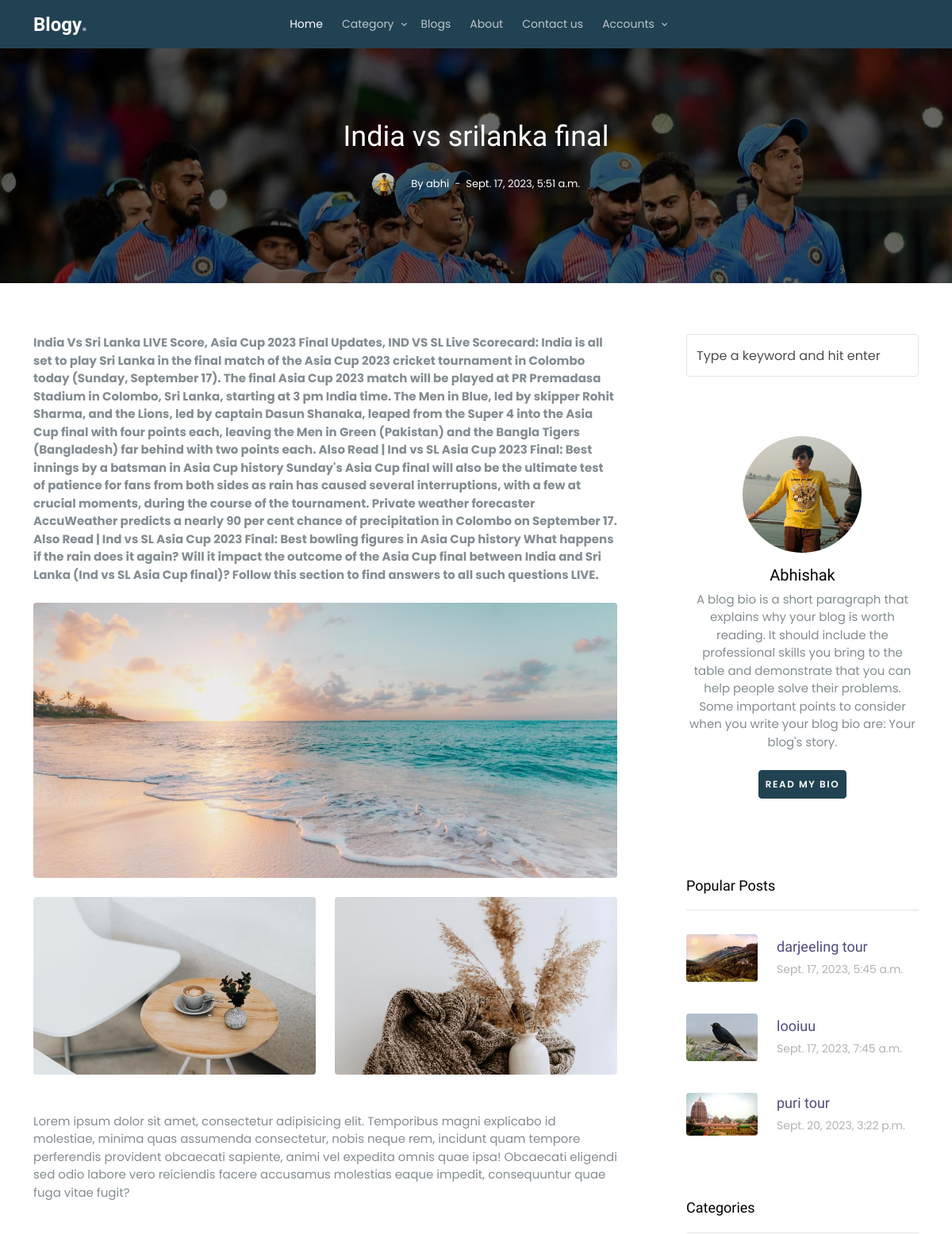
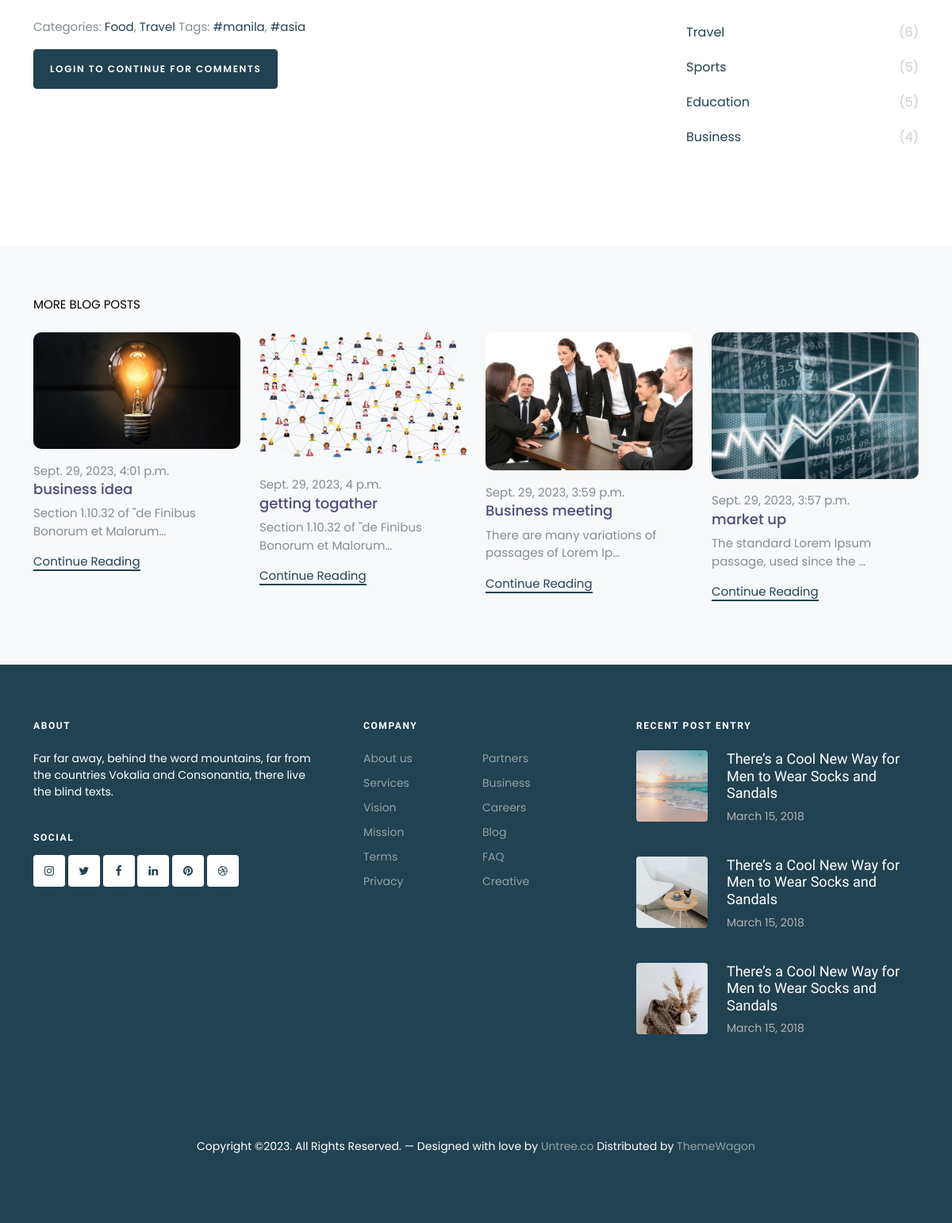
The page /single-blog/india-vs-srilanka-final on the database its author committed (2 pictures, top to bottom).
### myapp/models.py (models this page shows, shortened)
class BaseModel(models.Model):
    uid=models.UUIDField(default=uuid.uuid4,editable=False)
    created_at=models.DateTimeField(auto_now_add=True)
    updated_at=models.DateTimeField(auto_now=True)
    class Meta:
        abstract=True

class Blog(BaseModel):
    user=models.ForeignKey(User,on_delete=models.CASCADE,related_name='blog_user')
    category=models.ForeignKey(Category,on_delete=models.CASCADE,related_name='category_blog')
    title=models.CharField(max_length=200)
    blog_slug=models.SlugField(verbose_name='auto_generated_slug',unique=True,editable=False,blank=True,default='')
    image=models.ImageField(upload_to='blog_img')
    description=models.TextField()

class Profile(BaseModel):
    user=models.OneToOneField(User,on_delete=models.CASCADE,related_name='user_profile')
    image=models.ImageField(upload_to='profile')
    bio=models.TextField()
    address=models.CharField(max_length=250)

class Likes(BaseModel):
    user=models.ManyToManyField(User,related_name='like_user')
    blog=models.OneToOneField(Blog,on_delete=models.SET_NULL,related_name='blog_likes',null=True)
    like_count=models.IntegerField(default=0)

class Category(BaseModel):
    category_name=models.CharField(max_length=100)

### myapp/views.py (the view)
# urls.py: path('single-blog/<slug:blog>',views.SingleBlog,name='single-blog'),
def SingleBlog(request,blog):
    user1=request.user
    print(user1)
    single_cat=Blog.objects.get(blog_slug=blog)
    user=single_cat.user
    profile_obj=Profile.objects.get(user=user)
    comment_user_obj=CommentUser.objects.filter(blog=single_cat)
    user_obj=None
    try:
        user_obj=User.objects.get(username=user1)
    except Exception as e:
        print(e)
    comment=CommentUser.objects.filter(blog=single_cat).count
    cats_obj=Category.objects.all()
    blog_obj_1_to_4=Blog.objects.exclude(blog_slug=blog).order_by('-id')[0:4]
    popular_blog=Likes.objects.alias(num_comments=Count('user')).order_by('-num_comments')[:3]
    is_liked=None
    try:
        is_liked=Likes.objects.get(user=request.user,blog=single_cat)
    except Exception as e:
        print(e)
    contex={
        'single_cat':single_cat,
        'profile_obj':profile_obj,
        'comment_user_obj':comment_user_obj,
        'user_obj':user_obj,
        'comment':comment,
        'cats_obj':cats_obj,
        'category_obj':cats_obj,
        'blog_obj_1_to_4':blog_obj_1_to_4,
        'is_liked':is_liked,
        'popular_blog':popular_blog
    }
    return render(request,'single.html',contex)

### myapp/templates/single.html (shortened to what this page needs)
{% extends 'base.html' %}
{% load static %}
{% block content %}
  {% if single_cat %}
  <div class="site-cover site-cover-sm same-height overlay single-page" style="background-image: url('{{single_cat.image.url}}')">
    <div class="container">
      <div class="row same-height justify-content-center">
        <div class="col-md-6">
          <div class="post-entry text-center">
            <h1 class="mb-4">{{single_cat.title.capitalize}}</h1>
            {% if profile_obj %}
            <div class="post-meta align-items-center text-center">
              <figure class="author-figure mb-0 me-3 d-inline-block"><img src="{{profile_obj.image.url}}" alt="Image" class="img-fluid"></figure>
              <span class="d-inline-block mt-1">By {{profile_obj.user}}</span>
              <span>&nbsp;-&nbsp; {{profile_obj.created_at}}</span>
            </div>
            {% endif %}
          </div>
        </div>
      </div>
    </div>
  </div>
  {% endif %}
  <section class="section">
    <div class="container">
      <div class="row blog-entries element-animate">
        <div class="col-md-12 col-lg-8 main-content">
          {% if single_cat %}
          <div class="post-content-body">
            <p><b>{{single_cat.description}}</b></p>
            <div class="row my-4">
              <div class="col-md-12 mb-4">
                <img src="{% static 'images/hero_1.jpg' %}" alt="Image placeholder" class="img-fluid rounded">
              </div>
              <div class="col-md-6 mb-4">
                <img src="{% static 'images/img_2_horizontal.jpg' %}" alt="Image placeholder" class="img-fluid rounded">
              </div>
              <div class="col-md-6 mb-4">
                <img src="{% static 'images/img_3_horizontal.jpg' %}" alt="Image placeholder" class="img-fluid rounded">
              </div>
            </div>
            <p>Lorem ipsum dolor sit amet, consectetur adipisicing elit. Temporibus magni explicabo id molestiae, minima quas assumenda consectetur, nobis neque rem, incidunt quam tempore perferendis provident obcaecati sapiente, animi vel expedita omnis quae ipsa! Obcaecati eligendi sed odio labore vero reiciendis facere accusamus molestias eaque impedit, consequuntur quae fuga vitae fugit?</p>
          </div>
          {% endif %}
          <div class="pt-5">
            <p>Categories:  <a href="#">Food</a>, <a href="#">Travel</a>  Tags: <a href="#">#manila</a>, <a href="#">#asia</a></p>
          </div>
          {% if user.is_authenticated %}
          <div class="pt-5 comment-wrap">
            {% if comment %}
            <h3 class="mb-5 heading">{{comment}} Comments</h3>
            {% endif %}
            <ul class="comment-list">
              {% for i in comment_user_obj %}
              <li class="comment">
                <div class="vcard">
                  <img src="{{i.user.user_profile.image.url}}" alt="Image placeholder">
                </div>
                <div class="comment-body">
                  <h3>{{i.user.first_name}}{{i.user.last_name}}</h3>
                  <div class="meta">{{i.created_at}}</div>
                  <p>{{i.desc}}</p>
                </div>
              </li>
              {% endfor %}
            </ul>
            <div class="comment-form-wrap pt-5">
              <h3 class="mb-5">Leave a comment</h3>
              <form action="{% url 'comment' %}" class="p-5 bg-light" method="POST">
                {% csrf_token %}
                {% if single_cat %}
                <input type="hidden" value="{{single_cat.id}}" name="blo_obj">
                {% endif %}
                {% if single_cat %}
                <input type="hidden" value="{{single_cat.blog_slug}}" name="s_slug">
                {% endif %}
                {% if user_obj %}
                <input type="hidden" value="{{user_obj.id}}" name="user_obj">
                <div class="form-group">
                  <label for="name">Name *</label>
                  <input type="text" class="form-control" id="name" value="{{user_obj.first_name}}" name="name" readonly>
                </div>
                <div class="form-group">
                  <label for="email">Email *</label>
                  <input type="email" class="form-control" id="email" value="{{user_obj.email}}" name="email" readonly>
                </div>
                <div class="form-group">
                  <label for="message">Message</label>
                  <textarea name="txt" id="message" cols="30" rows="10" class="form-control"></textarea>
                </div>
                <div class="form-group">
                  <input type="submit" value="Post Comment" class="btn btn-primary">
                </div>
              {% endif %}
              </form>
            </div>
          </div>
          {% else %}
          <div class="form-group">
           <a href="{% url 'crediantial' %}"><input type="submit" value="login to continue for comments" class="btn btn-primary"></a>
          </div>
          {% endif %}
        </div>
        <div class="col-md-12 col-lg-4 sidebar">
          <div class="sidebar-box search-form-wrap">
            <form action="#" class="sidebar-search-form">
              <input type="text" class="form-control" id="s" placeholder="Type a keyword and hit enter">
            </form>
          </div>
          {% if profile_obj %}
          <div class="sidebar-box">
            <div class="bio text-center">
              <img src="{{profile_obj.image.url}}" alt="Image Placeholder" class="img-fluid mb-3">
              <div class="bio-body">
                <h2>{{profile_obj.user.first_name}}</h2>
                <p class="mb-4">{{profile_obj.bio}}</p>
                <p><a href="#" class="btn btn-primary btn-sm rounded px-2 py-2">Read my bio</a></p>
                <p class="social">
                  <a href="#" class="p-2"></a>
                  <a href="#" class="p-2"></a>
                  <a href="#" class="p-2"></a>
                  <a href="#" class="p-2"></a>
                </p>
              </div>
            </div>
          </div>
          {% endif %}
          <div class="sidebar-box">
            <h3 class="heading">Popular Posts</h3>
            <div class="post-entry-sidebar">
              <ul>
                {% for i in popular_blog %}
                <li>
                  <a href="{% url 'single-blog' i.blog.blog_slug %}">
                    <img src="{{i.blog.image.url}}" alt="Image placeholder" class="me-4 rounded">
                    <div class="text">
                      <h4>{{i.blog.title}}</h4>
                      <div class="post-meta">
                        <span class="mr-2">{{i.blog.created_at}}</span>
                      </div>
                    </div>
                  </a>
                </li>
                {% endfor %}
              </ul>
            </div>
          </div>
          <div class="sidebar-box">
            <h3 class="heading">Categories</h3>
            <ul class="categories">
              {% for i in cats_obj %}
              <li><a href="{% url 'category_wise_blog' i.category_name %}">{{i.category_name}} <span>({{i.category_blog.count}})</span></a></li>
              {% endfor %}
            </ul>
          </div>
        </div>
      </div>
    </div>
  </section>
  <section class="section posts-entry posts-entry-sm bg-light">
    <div class="container">
      <div class="row mb-4">
        <div class="col-12 text-uppercase text-black">More Blog Posts</div>
      </div>
      <div class="row">
        {% for i in blog_obj_1_to_4 %}
        <div class="col-md-6 col-lg-3">
          <div class="blog-entry">
            <a href="single.html" class="img-link">
              <img src="{{i.image.url}}" alt="Image" class="img-fluid">
            </a>
            <span class="date">{{i.created_at}}</span>
            <h2><a href="single.html">{{i.title}}</a></h2>
            <p>{{i.description | truncatechars:50}}</p>
            <p><a href="{% url 'single-blog' i.blog_slug %}" class="read-more">Continue Reading</a></p>
          </div>
        </div>
        {% endfor %}
      </div>
    </div>
  </section>
{% endblock %}

### myapp/static/css/log.css (style rules this page uses)
* { margin: 0; padding: 0; box-sizing: border-box; font-family: 'Poppins',sans-serif; text-decoration: none; }
* { margin: 0; padding: 0; box-sizing: border-box; font-family: 'Poppins', sans-serif; }
body { display: grid; height: 100%; width: 100%; background-image: url('bg.jpg'); }

### rows shown on the page
Blog: image (picture), title "India vs srilanka final", description "India Vs Sri Lanka LIVE Score, Asia Cup 2023 Final Updates, IND VS SL Live Scorecard: India is all set to play Sri Lanka in the final match of the Asia Cup 2023 cricket tournament in Colombo today (Sunday, September 17). The final Asia Cup 2023 match will be played at PR Premadasa Stadium in Colombo, Sri Lanka, starting at 3 pm India time. The Men in Blue, led by skipper Rohit Sharma, and the Lions, led by captain Dasun Shanaka, leaped from the Super 4 into the Asia Cup final with four points each, leaving the Men in Green (Pakistan) and the Bangla Tigers (Bangladesh) far behind with two points each. Also Read | Ind vs SL Asia Cup 2023 Final: Best innings by a batsman in Asia Cup history…"
Profile: image (picture), user "abhi", created_at "Sept. 17, 2023, 5:51 a.m.", user.first_name "Abhishak", bio "A blog bio is a short paragraph that explains why your blog is worth reading. It should include the professional skills you bring to the table and demonstrate that you can help people solve their problems. Some important points to consider when you write your blog bio are: Your blog's story."
Likes: blog.image (picture), blog "darjeeling tour", blog.created_at "Sept. 17, 2023, 5:45 a.m."
Likes: blog.image (picture), blog "looiuu", blog.created_at "Sept. 17, 2023, 7:45 a.m."
Likes: blog.image (picture), blog "puri tour", blog.created_at "Sept. 20, 2023, 3:22 p.m."
Category: category_name "Travel", category_blog.count "6"
Category: category_name "Sports", category_blog.count "5"
Category: category_name "Education", category_blog.count "5"
Category: category_name "Business", category_blog.count "4"
Blog: image (picture), created_at "Sept. 29, 2023, 4:01 p.m.", title "business idea", description "Section 1.10.32 of \"de Finibus Bonorum et Malorum…"
Blog: image (picture), created_at "Sept. 29, 2023, 4 p.m.", title "getting togather", description "Section 1.10.32 of \"de Finibus Bonorum et Malorum…"
Blog: image (picture), created_at "Sept. 29, 2023, 3:59 p.m.", title "Business meeting", description "There are many variations of passages of Lorem Ip…"
Blog: image (picture), created_at "Sept. 29, 2023, 3:57 p.m.", title "market up", description "The standard Lorem Ipsum passage, used since the …"
